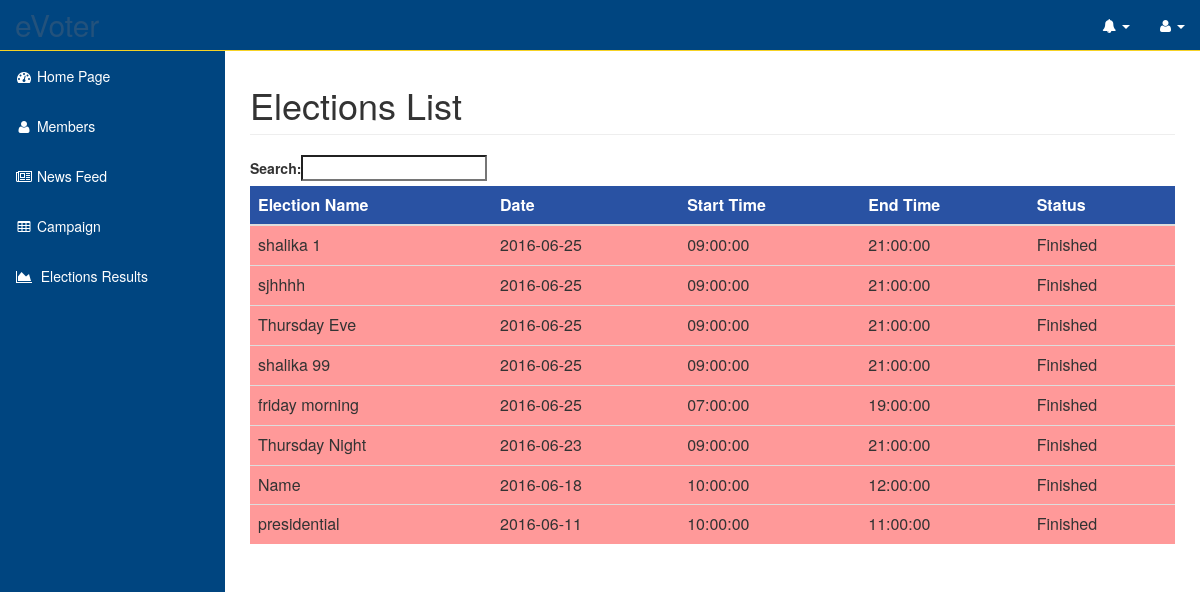
The page /app/view/electionList.php on the database as committed earlier.
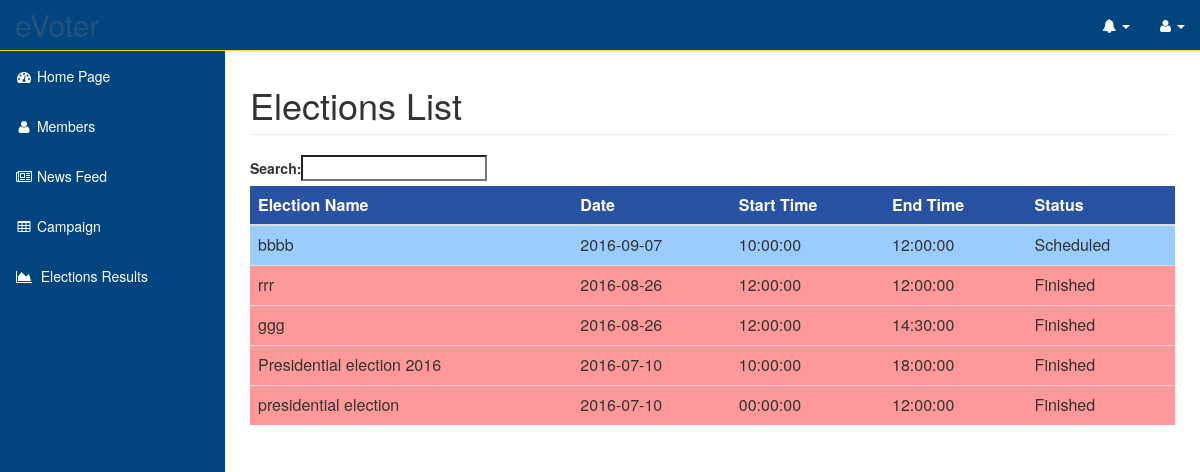
The same page on the database as committed later.
### tables this page shows
CREATE TABLE IF NOT EXISTS `election` (
  `electionID` int(11) NOT NULL AUTO_INCREMENT,
  `electionName` varchar(50) NOT NULL,
  `date` date NOT NULL,
  `startTime` time NOT NULL,
  `endTime` time NOT NULL,
  `noOfVotesPerPerson` int(11) NOT NULL,
  PRIMARY KEY (`electionID`)
);

### app/model/DB_1.php (called while the page is built, shortened)
<?php
class DB_1{
    public static function connectToDatabase()
    {
        $user = 'root';
        $pass = '';
        $database = 'evoter';
        $connect = mysqli_connect('localhost', $user, $pass) or die("Unable to connect");
        return $connect;
    }
}
?>

### app/model/sql.php (called while the page is built, shortened)
<?php
class Sql
{
    public function loadAllElectionsWithDetails($connect){
        $queryToloadAllElectionsWithDetails = mysqli_query($connect, "SELECT electionID,electionName,date,startTime,endTime FROM election ORDER BY date DESC ");
        return $queryToloadAllElectionsWithDetails;
    }
}
?>

### app/model/election.php (called while the page is built, shortened)
<?php
require_once("Sql.php");
class Election{
    public function getElectionList($connection){
        return (new Sql)->loadAllElectionsWithDetails($connection);
    }
}
?>

### app/view/electionList.php (the view, shortened to what this page needs)
<?php
include "../templates/header.php";
require_once("../model/election.php");
require_once("../model/DB_1.php");
?>
<link href="https://cdn.datatables.net/plug-ins/1.10.7/integration/bootstrap/3/dataTables.bootstrap.css" rel="stylesheet" />
</head>
<body>
<div id="wrapper">
    <nav class="navbar navbar-inverse navbar-fixed-top color-change" role="navigation" >
        <?php include "../templates/topmenu.php";
        include "../templates/sidemenu.php";
        ?>
    </nav>
    <div id="page-wrapper">
        <div class="container-fluid">
            <div class="row">
                <div class="col-lg-12">
                    <h1 class="page-header"> Elections List </h1>
                </div>
            </div>
            <table id="electionTable" class="table">
                <thead>
                <tr bgcolor="#2952a3">
                    <th style="color:White">Election Name</th>
                    <th style="color:White">Date</th>
                    <th style="color:White">Start Time</th>
                    <th style="color:White">End Time</th>
                    <th style="color:White">Status</th>
                </tr>
                </thead>
                <tbody>
                    <?php
                        $election = new Election();
                        $electionList= $election->getElectionList((new DB_1)->connectToDatabase());
                        $currentDate = date("Y-m-d");
                        $currentTime = date("H:i:s");
                        $color = "";
                        $status = "";
                        while($data1 = $electionList -> fetch_row()){
                            if($currentDate < $data1[2]){
                                $color = "#99ccff";
                                $status = "Scheduled";
                            }else if($currentDate > $data1[2]){
                                $color = "#ff9999";
                                $status = "Finished";
                            }else if(($currentDate == $data1[2]) && (($data1[3]<=$currentTime)&&($data1[4]>=$currentTime))){
                                $color = "#99ff99";
                                $status = "On Going";
                            }else if(($currentDate == $data1[2]) && (($data1[3]>$currentTime)&&($data1[4]>$currentTime))){
                                $color = "#99ccff";
                                $status = "Scheduled";
                            }else if(($currentDate == $data1[2]) && (($data1[3]<$currentTime)&&($data1[4]<$currentTime))){
                                $color = "#ff9999";
                                $status = "Finished";
                            }
                    ?>
                <tr bgcolor="<?php echo $color?>" class="tableRow" id = <?php echo $data1[0] ?> href="viewElectionDetails.php?electID=<?php echo $data1[0]?>&status=<?php echo $status?>">
                    <td class="tableData" ><?php echo $data1[1] ?></td>
                    <td class="tableData" ><?php echo $data1[2] ?></td>
                    <td class="tableData" ><?php echo $data1[3] ?></td>
                    <td class="tableData" ><?php echo $data1[4] ?></td>
                    <td class="tableData" ><?php echo $status ?></td>
                </tr>
                <?php } ?>
                </tbody>
            </table>
        </div>
    </div>
</div>
</body>
</html>

Rows that differ between the two databases and show on the page:
removed election: electionName "shalika 1", date "2016-06-25", startTime "09:00:00", endTime "21:00:00", date "Finished"
removed election: electionName "sjhhhh", date "2016-06-25", startTime "09:00:00", endTime "21:00:00", date "Finished"
removed election: electionName "Thursday Eve", date "2016-06-25", startTime "09:00:00", endTime "21:00:00", date "Finished"
removed election: electionName "shalika 99", date "2016-06-25", startTime "09:00:00", endTime "21:00:00", date "Finished"
removed election: electionName "friday morning", date "2016-06-25", startTime "07:00:00", endTime "19:00:00", date "Finished"
removed election: electionName "Thursday Night", date "2016-06-23", startTime "09:00:00", endTime "21:00:00", date "Finished"
removed election: electionName "Name", date "2016-06-18", startTime "10:00:00", endTime "12:00:00", date "Finished"
removed election: electionName "presidential", date "2016-06-11", startTime "10:00:00", endTime "11:00:00", date "Finished"
added election: electionName "bbbb", date "2016-09-07", startTime "10:00:00", endTime "12:00:00", status "Scheduled"
added election: electionName "rrr", date "2016-08-26", startTime "12:00:00", endTime "12:00:00", date "Finished"
added election: electionName "ggg", date "2016-08-26", startTime "12:00:00", endTime "14:30:00", date "Finished"
added election: electionName "presidential election", date "2016-07-10", startTime "00:00:00", endTime "12:00:00", date "Finished"
added election: electionName "Presidential election 2016", date "2016-07-10", startTime "10:00:00", endTime "18:00:00", date "Finished"
